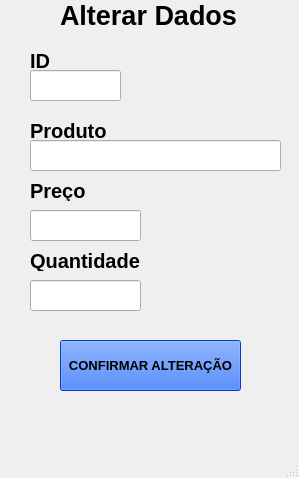
<?xml version="1.0" encoding="UTF-8"?>
<ui version="4.0">
 <class>MainWindow</class>
 <widget class="QMainWindow" name="MainWindow">
  <property name="geometry">
   <rect>
    <x>0</x>
    <y>0</y>
    <width>299</width>
    <height>478</height>
   </rect>
  </property>
  <property name="windowTitle">
   <string>MainWindow</string>
  </property>
  <property name="styleSheet">
   <string notr="true">alternate-background-color: rgb(169, 196, 255);</string>
  </property>
  <widget class="QWidget" name="centralwidget">
   <widget class="QLabel" name="label">
    <property name="geometry">
     <rect>
      <x>60</x>
      <y>0</y>
      <width>191</width>
      <height>31</height>
     </rect>
    </property>
    <property name="font">
     <font>
      <pointsize>20</pointsize>
      <weight>75</weight>
      <bold>true</bold>
     </font>
    </property>
    <property name="text">
     <string>Alterar Dados</string>
    </property>
   </widget>
   <widget class="QLineEdit" name="txtAlterarId">
    <property name="geometry">
     <rect>
      <x>30</x>
      <y>70</y>
      <width>91</width>
      <height>31</height>
     </rect>
    </property>
    <property name="styleSheet">
     <string notr="true">color: rgb(85, 85, 255);</string>
    </property>
   </widget>
   <widget class="QLineEdit" name="txtAlterarProduto">
    <property name="geometry">
     <rect>
      <x>30</x>
      <y>140</y>
      <width>251</width>
      <height>31</height>
     </rect>
    </property>
    <property name="styleSheet">
     <string notr="true">color: rgb(85, 85, 255);</string>
    </property>
   </widget>
   <widget class="QLineEdit" name="txtAlterarPreco">
    <property name="geometry">
     <rect>
      <x>30</x>
      <y>210</y>
      <width>111</width>
      <height>31</height>
     </rect>
    </property>
    <property name="styleSheet">
     <string notr="true">color: rgb(85, 85, 255);</string>
    </property>
   </widget>
   <widget class="QLineEdit" name="txtAlterarQuantidade">
    <property name="geometry">
     <rect>
      <x>30</x>
      <y>280</y>
      <width>111</width>
      <height>31</height>
     </rect>
    </property>
    <property name="styleSheet">
     <string notr="true">color: rgb(85, 85, 255);</string>
    </property>
   </widget>
   <widget class="QLabel" name="label_2">
    <property name="geometry">
     <rect>
      <x>30</x>
      <y>50</y>
      <width>47</width>
      <height>21</height>
     </rect>
    </property>
    <property name="font">
     <font>
      <pointsize>15</pointsize>
      <weight>75</weight>
      <bold>true</bold>
     </font>
    </property>
    <property name="text">
     <string>ID</string>
    </property>
   </widget>
   <widget class="QLabel" name="label_3">
    <property name="geometry">
     <rect>
      <x>30</x>
      <y>120</y>
      <width>91</width>
      <height>21</height>
     </rect>
    </property>
    <property name="font">
     <font>
      <pointsize>15</pointsize>
      <weight>75</weight>
      <bold>true</bold>
     </font>
    </property>
    <property name="text">
     <string>Produto</string>
    </property>
   </widget>
   <widget class="QLabel" name="label_4">
    <property name="geometry">
     <rect>
      <x>30</x>
      <y>180</y>
      <width>61</width>
      <height>21</height>
     </rect>
    </property>
    <property name="font">
     <font>
      <pointsize>15</pointsize>
      <weight>75</weight>
      <bold>true</bold>
     </font>
    </property>
    <property name="text">
     <string>Preço</string>
    </property>
   </widget>
   <widget class="QLabel" name="label_5">
    <property name="geometry">
     <rect>
      <x>30</x>
      <y>250</y>
      <width>121</width>
      <height>21</height>
     </rect>
    </property>
    <property name="font">
     <font>
      <pointsize>15</pointsize>
      <weight>75</weight>
      <bold>true</bold>
     </font>
    </property>
    <property name="text">
     <string>Quantidade</string>
    </property>
   </widget>
   <widget class="QPushButton" name="btnConfirmar">
    <property name="geometry">
     <rect>
      <x>60</x>
      <y>340</y>
      <width>181</width>
      <height>51</height>
     </rect>
    </property>
    <property name="font">
     <font>
      <pointsize>10</pointsize>
      <weight>75</weight>
      <bold>true</bold>
     </font>
    </property>
    <property name="styleSheet">
     <string notr="true">background-color: rgb(255, 255, 127);
background-color: rgb(0, 85, 255);</string>
    </property>
    <property name="text">
     <string>CONFIRMAR ALTERAÇÃO</string>
    </property>
   </widget>
  </widget>
  <widget class="QMenuBar" name="menubar">
   <property name="geometry">
    <rect>
     <x>0</x>
     <y>0</y>
     <width>299</width>
     <height>21</height>
    </rect>
   </property>
  </widget>
  <widget class="QStatusBar" name="statusbar"/>
 </widget>
 <resources/>
 <connections/>
</ui>
